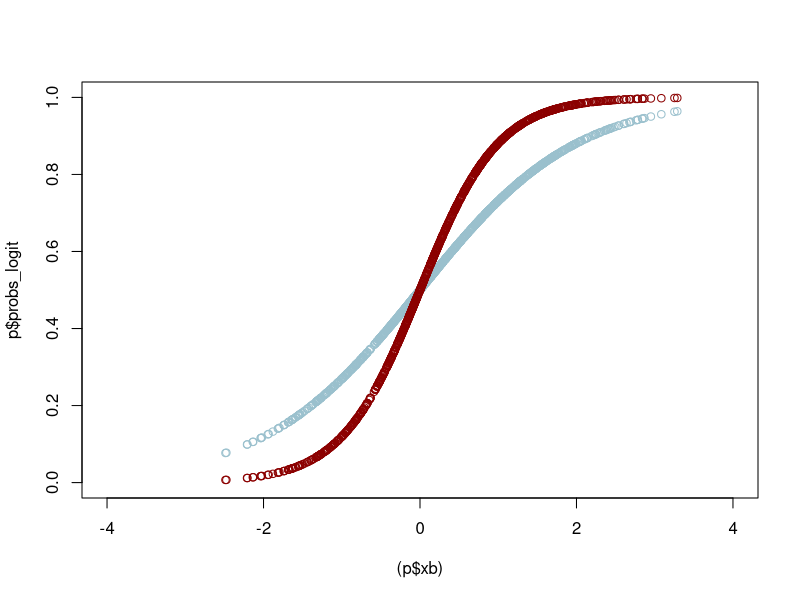

Generate this figure with R: (Note: this script raises an error after producing the figure.)
# ~~~~~~~~~~~~~~~~~~~~~~~~~~~~~~~~~~~~~~~~~~~~~~~~~~~~~~~~~~~~~~~~~~~~~~~~~~~~~~~~~~~~~~~~
# Author: Raul
# File name: comparing_prob_func.R
# Date: 2025-05-04
# Note: In order to model P(A=1), I need to construct a vector of probabilities
#       that I can then pass to rbinom() to map it to a vector of 0s and 1s.
#       The first logical option is the logistic function with range -inf to +inf
#       When modeling the true model,it's easy to use logistic regression, 
#       but I want to model P(A=1) with a different function to see how the 
#       typical choice (logistic) does against neural nets. 
#       This script compares multiple options I can use to model P(A=1)
# ~~~~~~~~~~~~~~~~~~~~~~~~~~~~~~~~~~~~~~~~~~~~~~~~~~~~~~~~~~~~~~~~~~~~~~~~~~~~~~~~~~~~~~~~

rm(list = ls())
n <- 1000
p <- 3
rho   <- round(runif(1, 0.4, 0.6),1)
Xmu   <- round(runif(3, -1, 1),1) 
beta_A <- c(1, round(runif(3, -1, 1),1))
beta_Y <- c(1, round(runif(3, -1, 1),1))
gamma <- 0.6

gen_X <- function(p=3, rho=0.6, mu, n) {
  Xnames <- paste0("X", 1:p) 
  Sigma <- outer(1:p, 1:p, function(i,j) rho^abs(i-j))
  X <- MASS::mvrnorm(n = n, mu = mu, Sigma = Sigma) |> 
    data.frame() |> 
    `colnames<-`(Xnames)
}
X <- gen_X(p=3, rho=rho, mu=Xmu, n=n)
summary(X)

gen_probs <- function(X, beta_A) {
  xb <-(as.matrix(cbind(1,X))%*%beta_A) 
  probs_logit <- 1/(1 + exp(-1*(xb)))
  probs_tanh <- 0.5* (tanh(xb)+1)
  r <- list(probs_logit = probs_logit, 
            probs_tanh = probs_tanh,
            xb = xb)  
}
p <- gen_probs(X, beta_A)
plot(y=p$probs_logit, x=(p$xb), col = "lightblue3", ylim=c(0,1), xlim=c(-4,4))
points(y=p$probs_tanh, x=(p$xb), col = "darkred")

jpeg("images/logit_vs_tanh.jpeg", width = 1000, height = 750)
par(mar = c(5, 6, 4, 2))
curve(1/(1 + exp(-1*(x))), 
      from=-4, to=4, 
      lwd = 6,
      col = "skyblue3",      
      main = "Comparison of logit and tanh functions",
      ylab = "P(A=1)",
      xlab = expression(x[i]^T * beta),
      cex.lab = 2, cex.main = 2.25, cex.axis = 1.75) 
curve(0.5 * (tanh(x) + 1),
      add = TRUE,
      from=-4, to=4, 
      lwd = 6,
      col = "darkred",      
      cex.lab = 2) 
legend("bottomright", legend = c("logit", "tanh"), fill=c("skyblue3", "darkred"),
       cex=2)
dev.off()



# comparing Y
gen_Y <- function(gamma, X, A, beta_Y, flavor_Y) {
  
  xb_gamma_a <- as.matrix(cbind(1,X))%*%beta_Y + gamma * A
  
  if(flavor_Y == "expo") { fun_Y = exp}
  if(flavor_Y == "sigmoid"){ fun_Y = function(x) 1/(1+exp(-x)) * 10}
  if(flavor_Y == "gamma") { fun_Y = function(x) pgamma(x, shape = 3, rate = 2) * 10}
  if(flavor_Y == "lognormal") { fun_Y = function(x) plnorm(x, 0, 1) * 10 }
  Y <- fun_Y(xb_gamma_a) + rnorm(n, 0, 0.01)
  
}

A <- rbinom(n, 1, p$probs_tanh)
xb_gamma_a <- as.matrix(cbind(1,X))%*%beta_Y + gamma * A
Y_expo <- gen_Y(gamma = 0.6, X=X, A=A, beta_Y, "expo")
Y_sig <- gen_Y(gamma = 0.6, X=X, A=A, beta_Y, "sigmoid")
Y_gamma <- gen_Y(gamma = 0.6, X=X, A=A, beta_Y, "gamma")
Y_lognormal <- gen_Y(gamma = 0.6, X=X, A=A, beta_Y, "lognormal")
plot(y=Y_expo, x=xb_gamma_a, col = "black", xlim = c(-4,6), ylim = c(0,10))
points(y=Y_sig, x=xb_gamma_a, col = "blue4")
points(y=Y_gamma, x=xb_gamma_a, col = "red4")
points(y=Y_lognormal, x=xb_gamma_a, col = "green4")



# expo vs sigmoid  AND  logit vs rest
jpeg("images/expo_vs_sigmoid_AND_logit_vs_rest.jpeg", width = 1000, height = 750)
par(mfrow=c(1,2))

# left panel
par(mar = c(5, 6, 4, 2))
curve(1/(1 + exp(-1*(x))), 
      from=-4, to=4, 
      lwd = 6,
      col = "skyblue3",      
      main = "Propensity model",
      ylab = "P(A=1)",
      xlab = expression(x[i]^T * beta[A]),
      cex.lab = 2, cex.main = 2.25, cex.axis = 1.75) 
curve(0.5 * (tanh(x) + 1),
      add = TRUE,
      from=-4, to=4, 
      lwd = 6,
      col = "darkred",      
      cex.lab = 2) 
legend("bottomright", legend = c("logit", "tanh"), fill=c("skyblue3", "darkred"),
       cex=2)

# right panel
shape = 3; scale = 2
par(mar = c(5, 6, 4, 2))
curve(exp(x), 
      from=-3, to=3, 
      lwd = 6,
      col = "skyblue3",      
      main = "Outcome model",
      ylab = "Y",
      xlab = expression(x[i]^T * beta[Y] + gamma * A),
      cex.lab = 2, cex.main = 2.25, cex.axis = 1.75) 
curve(1/(1+exp(-x)) * 10,
      add = TRUE,
      from=-3, to=3, 
      lwd = 6,
      col = "darkred",      
      cex.lab = 2)
curve((exp(shape*x) * exp(-exp(x)/scale)) / (gamma(shape) * scale^shape) * 10,
      add = TRUE,
      from=-3, to=3, 
      lwd = 6,
      col = "#8b0046",      
      cex.lab = 2) 
curve((1 / (exp(x) * sqrt(2 * pi))) * exp(-0.5 * x^2) * 10,
      add = TRUE,
      from=-3, to=3, 
      lwd = 6,
      col = "#8b4600",      
      cex.lab = 2) 
legend("topleft", 
       legend = c("exponential", "sigmoid", "gamma", "lognormal"), 
       fill=c("skyblue3", "darkred", "#8b0046","#8b4600"),
       cex=2)
dev.off()


